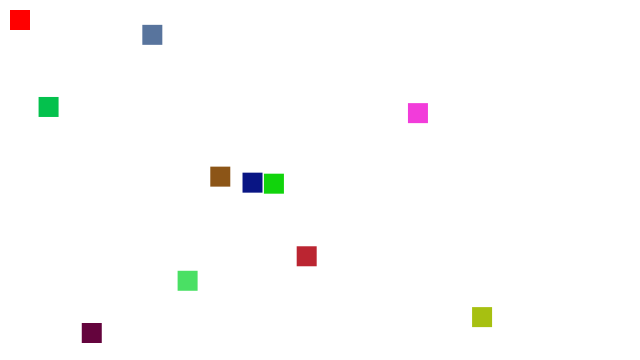
Frame 1 (no input)
Frame 60 (the mouse pressed at the canvas centre just before this capture): identical to frame 1, image omitted
Frame 120 (the mouse held since frame 60 and released just before this capture): identical to frame 1, image omitted

The Processing sketch that drew this single still picture (run headless with seeded random() and noise(); from frame 60 on, the mouse is pressed at the canvas centre):

// Processing sketch: ali_collisions_test
// ── ali_collisions_test.pde

ArrayList<Thing> things = new ArrayList<Thing>();
Thing player = new Thing(10, 10, 255, 0, 0);

void setup() {
  size(640, 360);
  noStroke();

  for (int i=0; i<10; i++) {
    float x = random(20, 620);
    float y = random(20, 340);
    int r = (int)random(255);
    int g = (int)random(255);
    int b = (int)random(255);

    things.add(new Thing(x, y, r, g, b));
  }
}

void draw() {
  background(255);
  for (Thing t : things) {
    t.display();
  }
  player.display();
}

void keyPressed() {
  if (key == CODED) {
    if (keyCode == UP) {
      player.update(player.get_x(), player.get_y()-10, things);
    } else if (keyCode == DOWN) {
      player.update(player.get_x(), player.get_y()+10, things);
    } else if (keyCode == LEFT) {
      player.update(player.get_x()-10, player.get_y(), things);
    } else if (keyCode == RIGHT) {
      player.update(player.get_x()+10, player.get_y(), things);
    }
  }
}

// ── Thing.pde
class Thing {
  float x, y;
  int r, g, b;

  // Contructor
  Thing(float x, float y, int r, int g, int b) {
    this.x = x;
    this.y = y;
    this.r = r;
    this.b = b;
    this.g = g;
  }

  void update(float x, float y) {
    this.x = x;
    this.y = y;
  }

  // this one also does a collision check
  // todo magic number 20, actually the hitbox would be part of the constructor.
  void update(float x, float y, ArrayList<Thing> things) {
    for (Thing t : things) {
      if (this.causes_collision(t, x, y)) {
        return;
      }
    }
    this.x = x;
    this.y = y;
  }

  // this func could be improved. There's copy paste.
  boolean causes_collision(Thing t, float x, float y) {
    if (
    // top left
      (x>t.get_x() && x<t.get_x()+20
      && y>t.get_y() && y<t.get_y()+20)
      // top right
      ||
      (x+20>t.get_x() && x+20<t.get_x()+20
      && y>t.get_y() && y<t.get_y()+20)
      // bottom left
      ||
      (x>t.get_x() && x<t.get_x()+20
      && y+20>t.get_y() && y+20<t.get_y()+20)
      // bottom right
      ||
      (x+20>t.get_x() && x+20<t.get_x()+20
      && y+20>t.get_y() && y+20<t.get_y()+20)
      )
    {
      return true;
    }
    return false;
  }

  float get_x() {
    return this.x;
  }

  float get_y() {
    return this.y;
  }

  void display() {
    fill(r, g, b);
    rect(x, y, 20, 20);
  }
}
